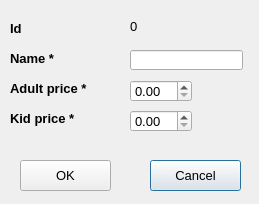
<?xml version="1.0" encoding="UTF-8"?>
<ui version="4.0">
 <class>TheaterTypeAddModifyForm</class>
 <widget class="QDialog" name="TheaterTypeAddModifyForm">
  <property name="geometry">
   <rect>
    <x>0</x>
    <y>0</y>
    <width>259</width>
    <height>204</height>
   </rect>
  </property>
  <property name="font">
   <font>
    <pointsize>10</pointsize>
   </font>
  </property>
  <property name="windowTitle">
   <string>Dialog</string>
  </property>
  <property name="windowIcon">
   <iconset resource="MyResources.qrc">
    <normaloff>:/Images/theater type pic.png</normaloff>:/Images/theater type pic.png</iconset>
  </property>
  <widget class="QPushButton" name="pbtCancel">
   <property name="geometry">
    <rect>
     <x>150</x>
     <y>160</y>
     <width>91</width>
     <height>31</height>
    </rect>
   </property>
   <property name="text">
    <string>Cancel</string>
   </property>
  </widget>
  <widget class="QDoubleSpinBox" name="dsbAdultPrice">
   <property name="geometry">
    <rect>
     <x>130</x>
     <y>80</y>
     <width>62</width>
     <height>22</height>
    </rect>
   </property>
  </widget>
  <widget class="QLabel" name="label_3">
   <property name="geometry">
    <rect>
     <x>10</x>
     <y>50</y>
     <width>101</width>
     <height>16</height>
    </rect>
   </property>
   <property name="font">
    <font>
     <pointsize>10</pointsize>
     <weight>75</weight>
     <bold>true</bold>
    </font>
   </property>
   <property name="text">
    <string>Name *</string>
   </property>
  </widget>
  <widget class="QLabel" name="lblId">
   <property name="geometry">
    <rect>
     <x>130</x>
     <y>20</y>
     <width>47</width>
     <height>13</height>
    </rect>
   </property>
   <property name="text">
    <string>0</string>
   </property>
  </widget>
  <widget class="QLabel" name="lbllblId">
   <property name="geometry">
    <rect>
     <x>10</x>
     <y>20</y>
     <width>91</width>
     <height>16</height>
    </rect>
   </property>
   <property name="font">
    <font>
     <pointsize>10</pointsize>
     <weight>75</weight>
     <bold>true</bold>
    </font>
   </property>
   <property name="text">
    <string>Id</string>
   </property>
  </widget>
  <widget class="QLabel" name="label_18">
   <property name="geometry">
    <rect>
     <x>10</x>
     <y>80</y>
     <width>101</width>
     <height>16</height>
    </rect>
   </property>
   <property name="font">
    <font>
     <pointsize>10</pointsize>
     <weight>75</weight>
     <bold>true</bold>
    </font>
   </property>
   <property name="text">
    <string>Adult price *</string>
   </property>
  </widget>
  <widget class="QLineEdit" name="ledName">
   <property name="geometry">
    <rect>
     <x>130</x>
     <y>50</y>
     <width>113</width>
     <height>20</height>
    </rect>
   </property>
  </widget>
  <widget class="QPushButton" name="pbtOk">
   <property name="geometry">
    <rect>
     <x>20</x>
     <y>160</y>
     <width>91</width>
     <height>31</height>
    </rect>
   </property>
   <property name="text">
    <string>OK</string>
   </property>
  </widget>
  <widget class="QLabel" name="label_19">
   <property name="geometry">
    <rect>
     <x>10</x>
     <y>110</y>
     <width>101</width>
     <height>16</height>
    </rect>
   </property>
   <property name="font">
    <font>
     <pointsize>10</pointsize>
     <weight>75</weight>
     <bold>true</bold>
    </font>
   </property>
   <property name="text">
    <string>Kid price *</string>
   </property>
  </widget>
  <widget class="QDoubleSpinBox" name="dsbKidPrice">
   <property name="geometry">
    <rect>
     <x>130</x>
     <y>110</y>
     <width>62</width>
     <height>22</height>
    </rect>
   </property>
  </widget>
 </widget>
 <resources>
  <include location="MyResources.qrc"/>
 </resources>
 <connections/>
</ui>
